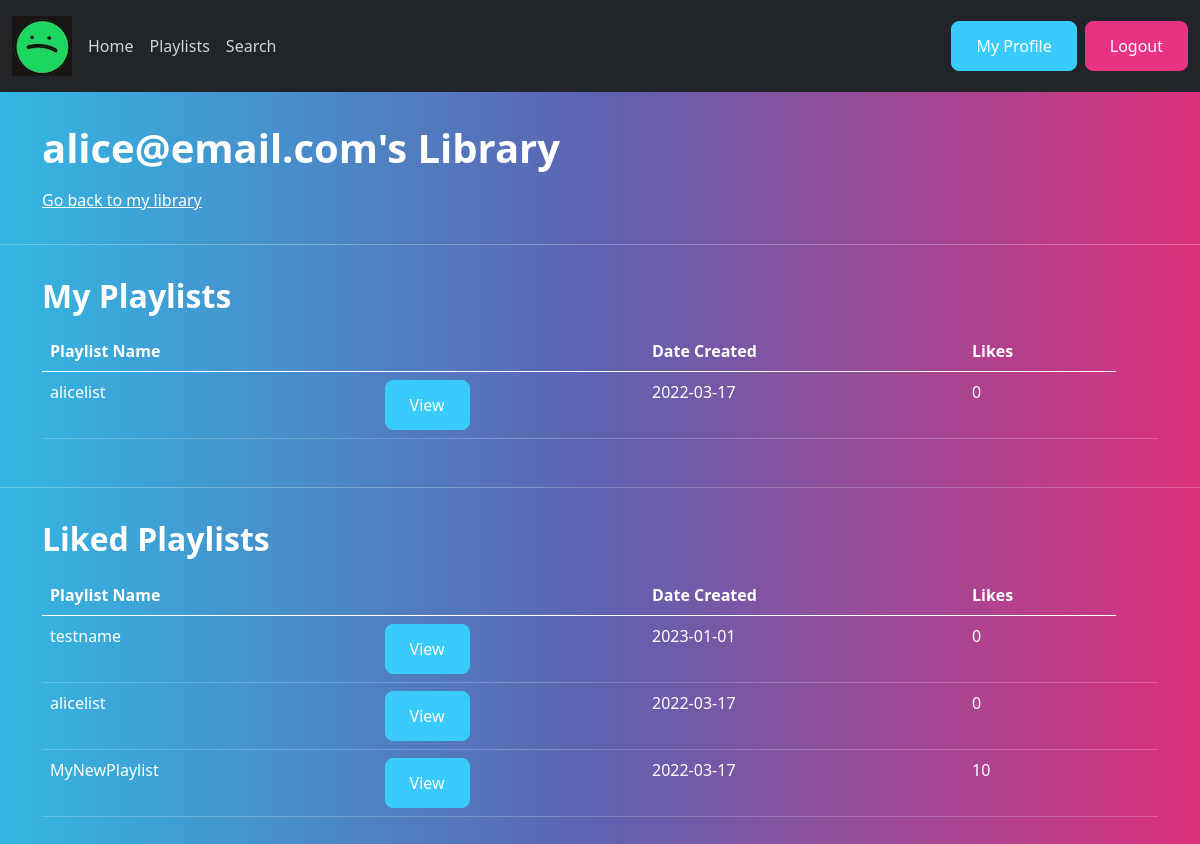
The app's page /php_playlists/user-library.php?user=2 (signed in) with its own data.
### tables this page shows
CREATE TABLE user (
    user_id INT NOT NULL AUTO_INCREMENT PRIMARY KEY,
    email VARCHAR(100) NOT NULL,
    num_followers INT NOT NULL,
    password VARCHAR(100) NOT NULL
);

CREATE TABLE created_by (
    user_id INT NOT NULL,
    playlist_id INT NOT NULL PRIMARY KEY,
    FOREIGN KEY (user_id) REFERENCES user(user_id),
    FOREIGN KEY (playlist_id) REFERENCES playlist(playlist_id)
);

CREATE TABLE playlist (
    playlist_id INT NOT NULL AUTO_INCREMENT PRIMARY KEY,
    name VARCHAR(200) NOT NULL,
    date_created DATE NOT NULL,
    num_likes INT NOT NULL,
    is_public BOOL NOT NULL
);

CREATE TABLE likes (
    user_id INT NOT NULL,
    playlist_id INT NOT NULL,
    PRIMARY KEY (user_id, playlist_id),
    FOREIGN KEY (playlist_id) REFERENCES playlist(playlist_id)
);

### php_playlists/userlibs/user_fxs.php (called while the page is built, shortened)
<?php
function getUser($userId) {
    global $db;
    $query = "SELECT * FROM user
        WHERE user_id=:id";
    $statement = $db->prepare($query);
    $statement->bindValue(':id', $userId);
    $statement->execute();
    $results = $statement->fetch();
    return $results;
}
function getLikedPlaylists($userId, $owner) {
    global $db;
    $query = '';
    if ($owner) {
        $query = 'SELECT *
            FROM playlist
            INNER JOIN likes
            ON playlist.playlist_id = likes.playlist_id
            WHERE user_id=:id';
    }
    else {
        $query = 'SELECT *
            FROM playlist
            INNER JOIN likes
            ON playlist.playlist_id = likes.playlist_id
            WHERE user_id=:id AND is_public=TRUE';
    }
    $statement = $db->prepare($query);
    $statement->bindValue(':id', $userId);
    $statement->execute();
    $results = $statement->fetchAll();
    return $results;
}

### php_playlists/userlibs/playlist_fxs.php (called while the page is built, shortened)
<?php
function getAllPlaylists($userId, $owner) {
    global $db;
    $query = '';
    if ($owner) {
        $query = 'SELECT *
            FROM playlist
            INNER JOIN created_by cb
            ON playlist.playlist_id = cb.playlist_id
            WHERE user_id=:id';
    }
    else {
        $query = 'SELECT *
            FROM playlist
            INNER JOIN created_by cb
            ON playlist.playlist_id = cb.playlist_id
            WHERE user_id=:id AND is_public=TRUE';
    }
    $statement = $db->prepare($query);
    $statement->bindValue(':id', $userId);
    $statement->execute();
    $results = $statement->fetchAll();
    return $results;
}

### php_playlists/user-library.php (the view, shortened to what this page needs)
<?php
require('connect-db.php');
require('userlibs/playlist_fxs.php');
require('userlibs/user_fxs.php');
$modifying = false;
$userPlaylists = [];
$likedPlaylists = [];
$displayName = '';
if (isset($_GET['user']) and ($_GET['user'] != $_SESSION['id'])) {
    $uName = getUser($_GET['user'])['email'];
    $displayName = "{$uName}'s";
    $userPlaylists = getAllPlaylists($_GET['user'], false);
    $likedPlaylists = getLikedPlaylists($_GET['user'], false);
}
else {
    $modifying = true;
    $displayName = 'My';
    $userPlaylists = getAllPlaylists($_SESSION['id'], true);
    $likedPlaylists = getLikedPlaylists($_SESSION['id'], true);
}
?>
<!DOCTYPE html>
<html>
<head>
    <link rel="stylesheet" type="text/css" href="style/bootstrap.min.css">
</head>
<body>
<nav class="navbar navbar-expand-lg navbar-dark bg-dark">
    <div class="container-fluid">
        <a href="#" class="img-fluid" style="margin-right: 8px"><img src="style/spot.jpg"></a>
        <div class="collapse navbar-collapse" id="navbarColor01">
            <ul class="navbar-nav me-auto">
                <li class="nav-item">
                    <a class="nav-link" href="homepage.php">Home</a>
                </li>
                <li class="nav-item">
                    <a class="nav-link" href="user-library.php">Playlists</a>
                </li>
                <li class="nav-item">
                    <a class="nav-link" href="search.php">Search</a>
                </li>
            </ul>
            <a class="btn btn-info mx-1" href="profile.php">My Profile</a>
            <a class="btn btn-primary" href="signout.php">Logout</a>
        </div>
    </div>
</nav>
<div class="container mt-3">
    <h1><?php echo $displayName?> Library</h1>
    <?php if ($modifying) {
        echo '<p><a href="add-playlist.php">Create a new playlist!</a></p>';
    }
    else {
        echo '<p><a href="user-library.php">Go back to my library</a></p>';
    }
    ?>
</div>
<hr/>
<div class="container mb-4">
    <h2>My Playlists</h2>
    <table class="table table-hover">
    <?php if ($modifying) {
        echo '<thead>
            <tr>
                <th width="18%">Playlist Name</th>
                <th width="5%"></th>
                <th width="8%">Date Created</th>
                <th width="5%">Likes</th>
                <th width="6%">Privacy</th>
                <th width="5%"></th>
            </tr>
        </thead>';
    }
    else {
        echo '<thead>
            <tr>
                <th>Playlist Name</th>
                <th></th>
                <th>Date Created</th>
                <th>Likes</th>
            </tr>
        </thead>';
    }
    ?>
    <?php foreach ($userPlaylists as $playlist): ?>
    <tr>
        <td> <?php echo $playlist['name']; ?>
        </td>
        <td>
            <a href="<?php echo "playlist_display.php?playlist={$playlist['playlist_id']}"?>"
               class="btn btn-info">View</a>
        </td>
        <td> <?php echo $playlist['date_created']; ?> </td>
        <td> <?php echo $playlist['num_likes']; ?> </td>
        <td>
        </td>
    </tr>
    <?php endforeach; ?>
</table>
</div>
<hr/>
<div class="container">
    <h2>Liked Playlists</h2>
    <table class="table table-hover">
        <?php if ($modifying) {
            echo '<thead>
            <tr>
                <th width="18%">Playlist Name</th>
                <th width="5%"></th>
                <th width="8%">Date Created</th>
                <th width="5%">Likes</th>
                <th width="6%">Privacy</th>
                <th width="5%"></th>
            </tr>
        </thead>';
        }
        else {
            echo '<thead>
            <tr>
                <th>Playlist Name</th>
                <th></th>
                <th>Date Created</th>
                <th>Likes</th>
            </tr>
        </thead>';
        }
        ?>
        <?php foreach ($likedPlaylists as $playlist): ?>
            <tr>
                <td> <?php echo $playlist['name']; ?>
                </td>
                <td>
                    <a href="<?php echo "playlist_display.php?playlist={$playlist['playlist_id']}"?>"
                       class="btn btn-info">View</a>
                </td>
                <td> <?php echo $playlist['date_created']; ?> </td>
                <td> <?php echo $playlist['num_likes']; ?> </td>
                <td>
                </td>
            </tr>
        <?php endforeach; ?>
    </table>
</div>
</body>
</html>

### records on screen
user: email "alice@email.com's"
created_by: playlist_id.name "alicelist", playlist_id.date_created "2022-03-17", playlist_id.num_likes "0"
likes: playlist.name "testname", playlist.date_created "2023-01-01", playlist.num_likes "0"
likes: playlist.name "MyNewPlaylist", playlist.date_created "2022-03-17", playlist.num_likes "10"
